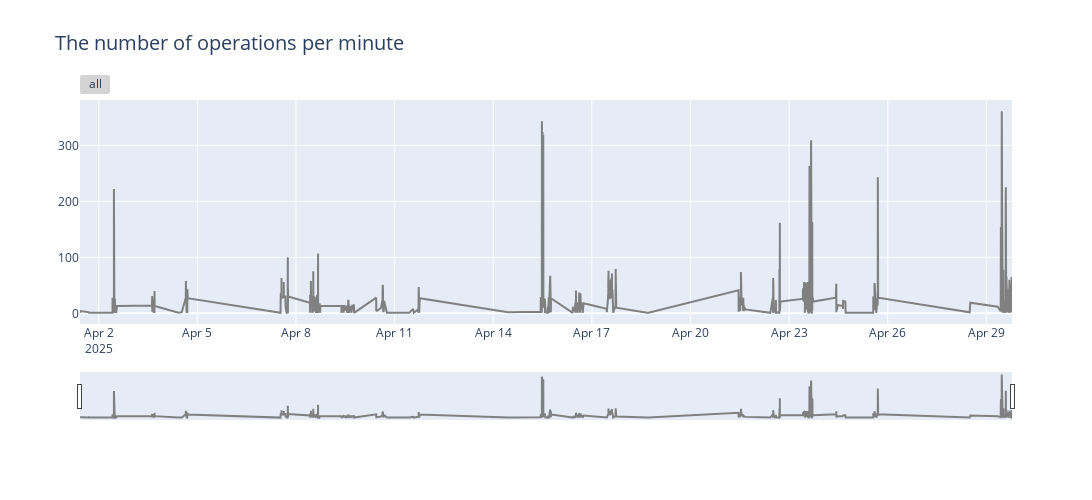

The cell this chart's notebook holds for it:
### Code cell
layout = go.Layout(
    autosize=False,
    width=1100,
    height=500,
    title={'text': f'The number of operations per minute', 'font': dict(size=20)})

fig = go.Figure(layout=layout)

fig.add_trace(go.Scatter(x=agg_timeseries.index, y=agg_timeseries['count'], mode='lines', line=dict(color='grey')))

fig.update_xaxes(
    rangeslider_visible=True,
    rangeselector = dict(
    buttons= list([
    dict(step = 'all')])))

### Figure 1 — Plotly figure (JSON) as saved in the notebook; plotly's stock layout.template omitted (floating-point values rounded to 4 significant figures; data arrays with more than 128 entries replaced by an {"elided": "..."} marker saying what was removed)
{"data": [{"line": {"color": "grey"}, "mode": "lines", "type": "scatter", "x": {"elided": "1164 str values"}, "y": {"elided": "1164 int values"}}], "layout": {"autosize": false, "height": 500, "title": {"font": {"size": 20}, "text": "The number of operations per minute"}, "width": 1100, "xaxis": {"rangeselector": {"buttons": [{"step": "all"}]}, "rangeslider": {"visible": true}}}}
